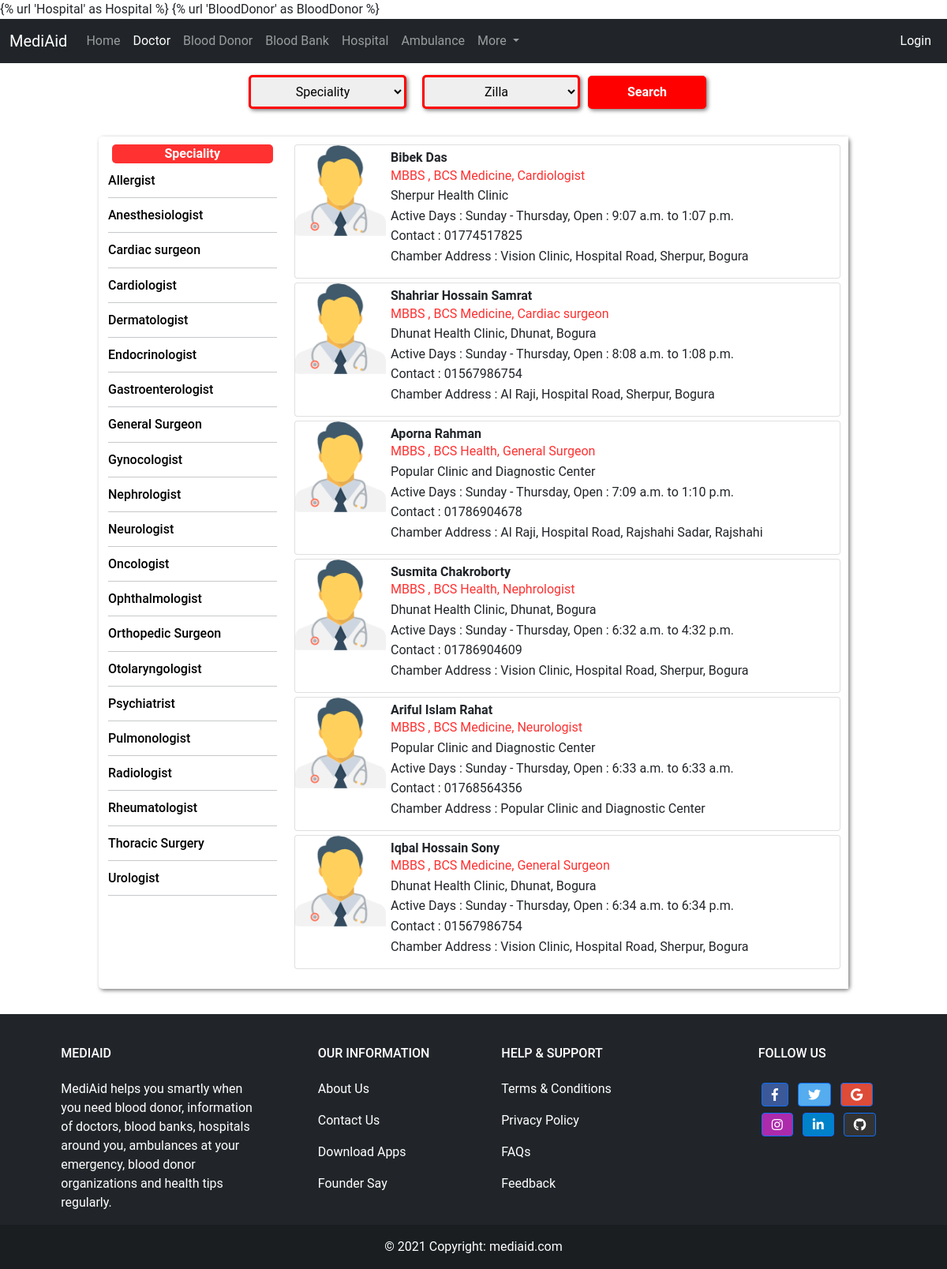
Screenshot of /doctor/ with the database file from the repository.
### medi/models.py (models this page shows, shortened)
class Speciality(models.Model):
    name = models.CharField(max_length=40)
    def __str__(self):
        return self.name

class Doctors(models.Model):
    doctor_id = models.AutoField
    name = models.CharField(max_length=60)
    degree = models.CharField(max_length=100)
    hospital = models.CharField(max_length=100)
    speciality = models.ForeignKey(Speciality,  null=True, blank=True, on_delete=models.CASCADE)
    chamber_address = models.CharField(max_length=100)
    open_time = models.TimeField()
    close_time = models.TimeField()
    active_days = models.CharField(max_length=100)
    zilla = models.ForeignKey(Zilla, null=True, blank=True, on_delete=models.CASCADE)
    upazila = models.CharField(max_length=25)
    contact = models.CharField(max_length=20)

### medi/views.py (the view)
# urls.py: path('doctor/', views.doctor, name= 'Doctor'),
def doctor(request):
    gr = request.GET.get('group', None)
    if gr:
        doctors = Doctors.objects.filter(speciality=gr)
    else:
        doctors = Doctors.objects.all()
    doctors_filter = doctorFilter(request.GET, queryset=doctors)
    speciality = Speciality.objects.all().order_by('name')
    context = {
        'doctors' : doctors_filter,
        'speciality':speciality,
    }
    return render(request, 'medi/doctor.html', context)

### medi/models.py (called while the page is built)
    def __str__(self):
        return self.name

### medi/templates/medi/doctor.html (shortened to what this page needs)
{% extends 'medi/basic.html'%}
{% block body %}
{% load static %}
<div class="container">
  <form method="get" class="myform">
    {{doctors.form.as_p}}
    <input type="submit" value="Search" style="padding: 6px;">
  </form>
  <div class="row list-row">
    <div class="col"></div>
    <div class="col-10 list-col">
      <div class="row">
        <div class="col-3 city-col">
          <div class="bg_titile">
            <p><b>Speciality</b></p>
          </div>
          {% for i in speciality %}
          <div class="bg">
            <a href="{% url 'Doctor' %}?group={{i.id}}" id="id_special"><h6 class="bg_name">{{i.name}}</h6></a>
            <hr>
          </div>
            {% endfor %}
        </div>
        <div class="col-9 donor-col">
          {% for i in doctors.qs %}
          <div class="card">
            <div class="row g-0">
              <div class="col-md-2">
                <img src="{%static 'medi/doctor_male.png' %}" class="img-fluid rounded-start" alt="Image">
              </div>
              <div class="col-md-10">
                <div class="card-body">
                  <h6 class="card-name"><b>{{ i.name }}</b></h6>
                  <p class="card-bg" style="color: #ff3131;">{{ i.degree}}, {{i.speciality}}</p>
                  <p class="card-bg">{{ i.hospital}}</p>
                  <p class="card-contact">Active Days : {{i.active_days}}, Open : {{i.open_time}} to {{i.close_time}}</p>
                  <p class="card-contact">Contact : {{i.contact}}</p>
                  <p class="card-address">Chamber Address : {{ i.chamber_address }}</p>
                </div>
              </div>
            </div>
          </div>
          {% endfor %}
        </div>
      </div>
    </div>
    <div class="col"></div>
  </div>
</div>
{%endblock%}

### medi/templates/medi/basic.html (shortened to what this page needs)
{% url 'home' as home %} {% url 'Doctor' as Doctor %} {% url 'Hospital' as
Hospital %} {% url 'Ambulance' as Ambulance %} {% url 'BloodDonor' as BloodDonor
%} {% url 'BloodBank' as BloodBank %}
<!DOCTYPE html>
<html lang="en">
  <head>
    <link
      rel="stylesheet"
      href="https://cdn.jsdelivr.net/npm/bootstrap-select@1.13.14/dist/css/bootstrap-select.min.css"
    />
    <link
      rel="stylesheet"
      href="https://use.fontawesome.com/releases/v5.0.8/css/all.css"
    />
    <link
      href="https://cdn.jsdelivr.net/npm/bootstrap@5.0.2/dist/css/bootstrap.min.css"
      rel="stylesheet"
    />
  </head>
  <body>
    {% load static %}
    <nav class="navbar navbar-expand-lg navbar-dark bg-dark">
      <div class="container-fluid">
        <a class="navbar-brand" href="/">MediAid</a>
        <div class="collapse navbar-collapse" id="navbarSupportedContent">
          <ul class="navbar-nav me-auto mb-2 mb-lg-0">
            <li class="nav-item">
              <a
                class="nav-link {% if request.path == home %} active {% endif %}"
                aria-current="page"
                href="/"
                >Home</a
              >
            </li>
            <li class="nav-item">
              <a
                class="nav-link {% if request.path == Doctor %} active {% endif %}"
                aria-current="page"
                href="/doctor/"
                >Doctor</a
              >
            </li>
            <li class="nav-item">
              <a
                class="nav-link {% if request.path == BloodDonor %} active {% endif %}"
                aria-current="page"
                href="/blooddonor/"
                >Blood Donor</a
              >
            </li>
            <li class="nav-item">
              <a
                class="nav-link {% if request.path == BloodBank %} active {% endif %}"
                aria-current="page"
                href="/bloodbank/"
                >Blood Bank</a
              >
            </li>
            <li class="nav-item">
              <a
                class="nav-link {% if request.path == Hospital %} active {% endif %}"
                aria-current="page"
                href="/hospital/"
                >Hospital</a
              >
            </li>
            <li class="nav-item">
              <a
                class="nav-link {% if request.path == Ambulance %} active {% endif %}"
                aria-current="page"
                href="/ambulance/"
                >Ambulance</a
              >
            </li>
            <li class="nav-item dropdown">
              <a
                class="nav-link dropdown-toggle"
                href="#"
                id="navbarDropdown"
                role="button"
                data-bs-toggle="dropdown"
                aria-expanded="false"
              >
                More
              </a>
            </li>
          </ul>
        </div>
      </div>
       {% if not request.user.is_authenticated %}
      <span><a class="logout" href="{% url 'login' %}">Login</a></span>
      {% endif %}
    </nav>
    {% block body %} {%endblock%}
    <footer class="text-center text-lg-start text-white footer-class bg-dark">
      <div class="container p-4 pb-0">
        <section class="">
          <div class="row">
            <div class="col-md-3 col-lg-3 col-xl-3 mx-auto mt-3">
              <h6 class="text-uppercase mb-4 font-weight-bold">MediAid</h6>
              <p>
                MediAid helps you smartly when you need blood donor, information
                of doctors, blood banks, hospitals around you, ambulances at
                your emergency, blood donor organizations and health tips
                regularly.
              </p>
            </div>
            <div class="col-md-2 col-lg-2 col-xl-2 mx-auto mt-3">
              <h6 class="text-uppercase mb-4 font-weight-bold">
                Our Information
              </h6>
              <p>
                <a class="" id="footer_item" href="{% url 'AboutUs' %}"
                  >About Us</a
                >
              </p>
              <p>
                <a class="" id="footer_item" href="{% url 'ContactUs' %}"
                  >Contact Us</a
                >
              </p>
              <p>
                <a class="" id="footer_item" href="{% url 'AboutUs' %}"
                  >Download Apps</a
                >
              </p>
              <p>
                <a class="" id="footer_item" href="{% url 'AboutUs' %}"
                  >Founder Say</a
                >
              </p>
            </div>
            <div class="col-md-4 col-lg-3 col-xl-3 mx-auto mt-3">
              <h6 class="text-uppercase mb-4 font-weight-bold">
                Help & Support
              </h6>
              <p>
                <a class="" id="footer_item" href="{% url 'Terms' %}"
                  >Terms & Conditions</a
                >
              </p>
              <p>
                <a class="" id="footer_item" href="{% url 'Terms' %}"
                  >Privacy Policy</a
                >
              </p>
              <p>
                <a class="" id="footer_item" href="{% url 'Terms' %}">FAQs</a>
              </p>
              <p>
                <a class="" id="footer_item" href="{% url 'ContactUs' %}"
                  >Feedback</a
                >
              </p>
            </div>
            <div class="col-md-3 col-lg-2 col-xl-2 mx-auto mt-3">
              <h6 class="text-uppercase mb-4 font-weight-bold">Follow us</h6>
              <a
                class="btn btn-primary btn-floating m-1"
                style="background-color: #3b5998"
                href="https://www.facebook.com/mediaid4u"
                role="button"
                ><i class="fab fa-facebook-f"></i
              ></a>
              <a
                class="btn btn-primary btn-floating m-1"
                style="background-color: #55acee"
                href="#!"
                role="button"
                ><i class="fab fa-twitter"></i
              ></a>
              <a
                class="btn btn-primary btn-floating m-1"
                style="background-color: #dd4b39"
                href="#!"
                role="button"
                ><i class="fab fa-google"></i
              ></a>
              <a
                class="btn btn-primary btn-floating m-1"
                style="background-color: #ac2bac"
                href="#!"
                role="button"
                ><i class="fab fa-instagram"></i
              ></a>
              <a
                class="btn btn-primary btn-floating m-1"
                style="background-color: #0082ca"
                href="#!"
                role="button"
                ><i class="fab fa-linkedin-in"></i
              ></a>
              <a
                class="btn btn-primary btn-floating m-1"
                style="background-color: #333333"
                href="#!"
                role="button"
                ><i class="fab fa-github"></i
              ></a>
            </div>
          </div>
        </section>
      </div>
      <div class="text-center p-3" style="background-color: rgba(0, 0, 0, 0.2)">
        © 2021 Copyright:
        <a class="text-white" href="#">mediaid.com</a>
      </div>
    </footer>
  </body>
</html>

### medi/templates/medi/doctor.html (style rules this page uses)
.bg_titile { background-color: #ff3131; color: white; margin: 10px 5px; border-radius: 5px; align-self: center; text-align: center; }
.bg_name { line-height: 0.7; margin-bottom: 5px; }
.row.list-row { margin-top: 20px; }
.list-col { background-color: #ffffff; box-shadow: 2px 2px 5px rgba(0, 0, 0, 0.5); border-radius: 5px; }
.col-9.donor-col { padding: 5px; background-color: #ffffff; }
.card { max-width: 100%; line-height: 0.6rem; margin: 5px; }
.card-body { padding: 0.4rem; }
select { padding: 8px; width: 200px; cursor: pointer; }
.myform { display: flex; justify-content: center; align-items: center; }
.myform > p { margin: 15px 10px; }
.myform select, .myform input { border: 3px solid red; box-shadow: 2px 2px 5px rgba(0, 0, 0, 0.5); border-radius: 5px; text-align: center; }
.myform input { width: 150px; background-color: red; color: white; font-weight: bold; }
#id_special { color: black; }

### medi/templates/medi/basic.html (style rules this page uses)
.footer-class { margin-top: 2rem; }
a:link { text-decoration: none; }
body { font-family: "Roboto", sans-serif; }
.logout { font-size: 16px; color: #fff; margin-right: 20px; }
#footer_item { color: white; }

### rows the page displays
Speciality: name "Allergist"
Speciality: name "Anesthesiologist"
Speciality: name "Cardiac surgeon"
Speciality: name "Cardiologist"
Speciality: name "Dermatologist"
Speciality: name "Endocrinologist"
Speciality: name "Gastroenterologist"
Speciality: name "General Surgeon"
Speciality: name "Gynocologist"
Speciality: name "Nephrologist"
Speciality: name "Neurologist"
Speciality: name "Oncologist"
Speciality: name "Ophthalmologist"
Speciality: name "Orthopedic Surgeon"
Speciality: name "Otolaryngologist"
Speciality: name "Psychiatrist"
Speciality: name "Pulmonologist"
Speciality: name "Radiologist"
Speciality: name "Rheumatologist"
Speciality: name "Thoracic Surgery"
Speciality: name "Urologist"
Doctors: name "Bibek Das", degree "MBBS , BCS Medicine", speciality "Cardiologist", hospital "Sherpur Health Clinic", active_days "Sunday - Thursday", open_time "9:07 a.m.", close_time "1:07 p.m.", contact "01774517825", chamber_address "Vision Clinic, Hospital Road, Sherpur, Bogura"
Doctors: name "Shahriar Hossain Samrat", degree "MBBS , BCS Medicine", speciality "Cardiac surgeon", hospital "Dhunat Health Clinic, Dhunat, Bogura", active_days "Sunday - Thursday", open_time "8:08 a.m.", close_time "1:08 p.m.", contact "01567986754", chamber_address "Al Raji, Hospital Road, Sherpur, Bogura"
Doctors: name "Aporna Rahman", degree "MBBS , BCS Health", speciality "General Surgeon", hospital "Popular Clinic and Diagnostic Center", active_days "Sunday - Thursday", open_time "7:09 a.m.", close_time "1:10 p.m.", contact "01786904678", chamber_address "Al Raji, Hospital Road, Rajshahi Sadar, Rajshahi"
Doctors: name "Susmita Chakroborty", degree "MBBS , BCS Health", speciality "Nephrologist", hospital "Dhunat Health Clinic, Dhunat, Bogura", active_days "Sunday - Thursday", open_time "6:32 a.m.", close_time "4:32 p.m.", contact "01786904609", chamber_address "Vision Clinic, Hospital Road, Sherpur, Bogura"
Doctors: name "Ariful Islam Rahat", degree "MBBS , BCS Medicine", speciality "Neurologist", hospital "Popular Clinic and Diagnostic Center", active_days "Sunday - Thursday", open_time "6:33 a.m.", close_time "6:33 a.m.", contact "01768564356", chamber_address "Popular Clinic and Diagnostic Center"
Doctors: name "Iqbal Hossain Sony", degree "MBBS , BCS Medicine", speciality "General Surgeon", hospital "Dhunat Health Clinic, Dhunat, Bogura", active_days "Sunday - Thursday", open_time "6:34 a.m.", close_time "6:34 p.m.", contact "01567986754", chamber_address "Vision Clinic, Hospital Road, Sherpur, Bogura"
